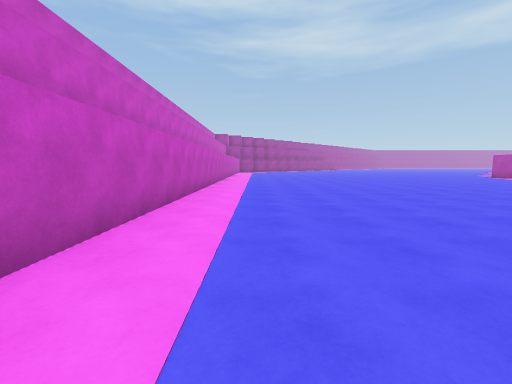
View 1 (above)

18 first-person views from a walk through a scene from a Unity 3-D project. The camera is 1.4 m above the floor, tilts 6° down and sees 90° across. The floor is counted in squares, 2 m on a side. Each view is taken from the middle of a square. On the plan, view 1 faces up. The plan holds only what a view shows up to about 9 squares ahead; the rest is blank. The place goes on beyond the plan. The player character is not drawn. Surface patterns are stand-ins for the level's own textures.

View 2
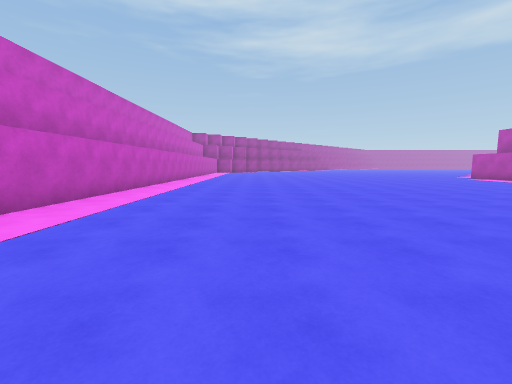

View 3
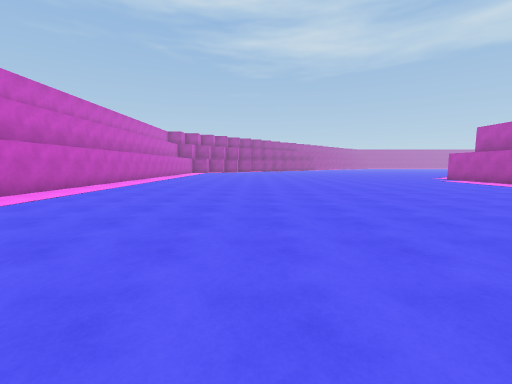

View 4
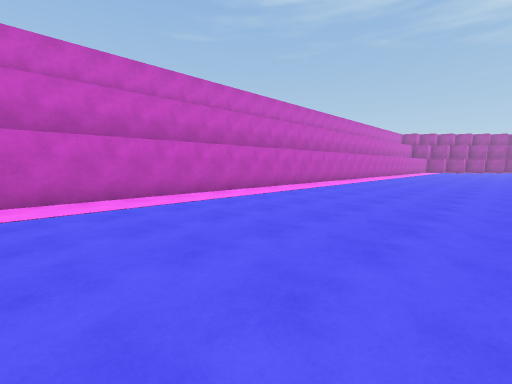

View 5
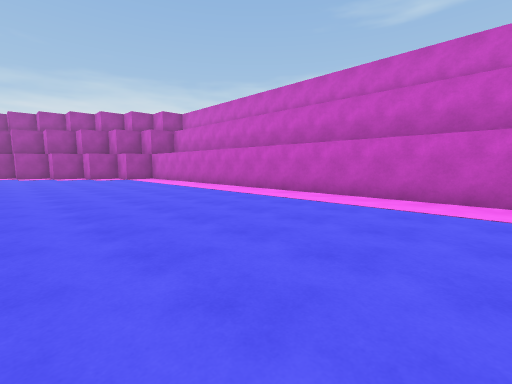

View 6
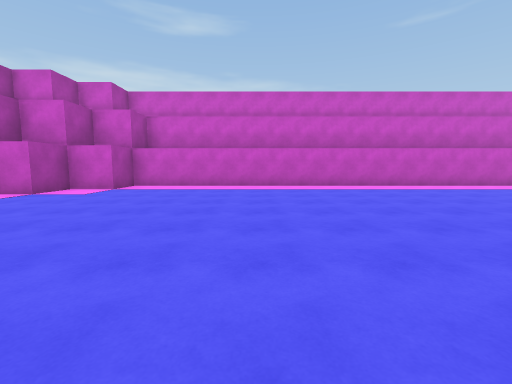

View 7
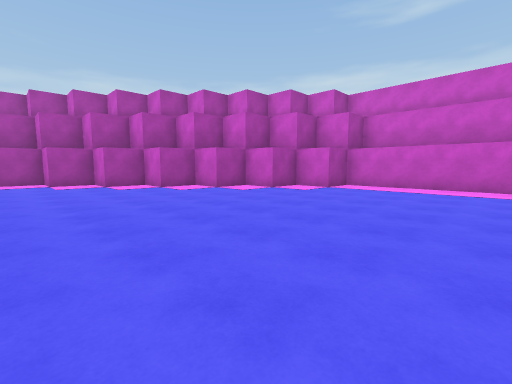

View 8
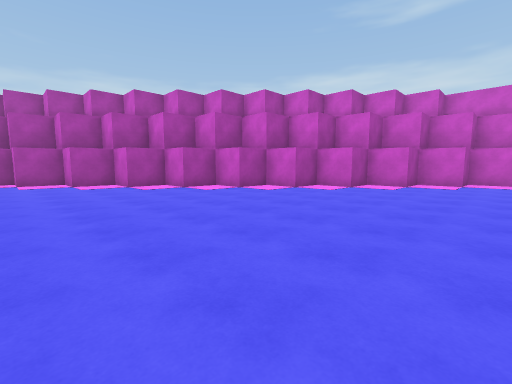

View 9
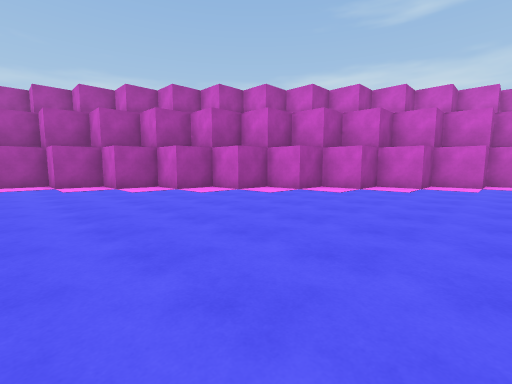

View 10
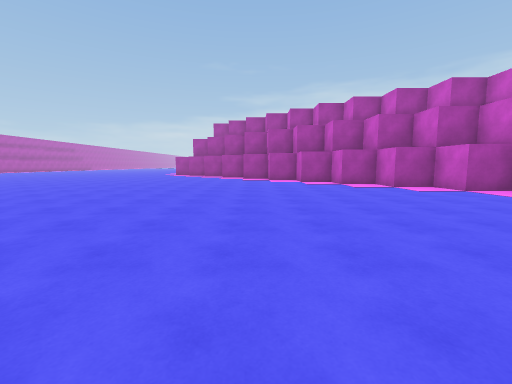

View 11
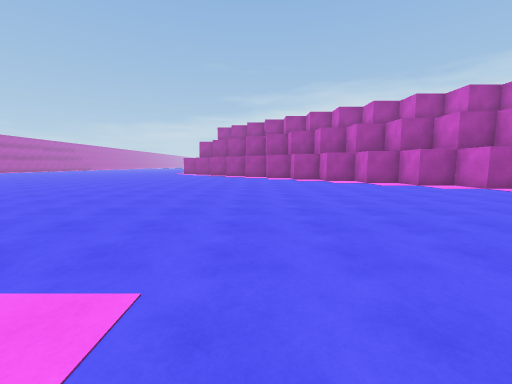

View 12
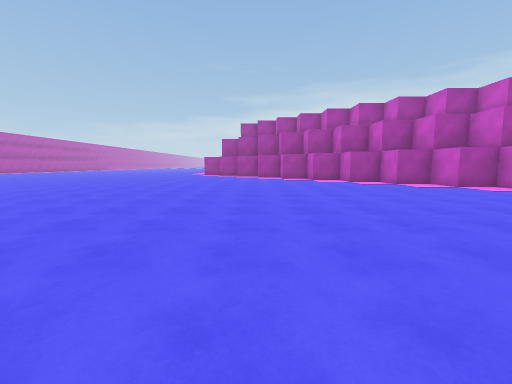

View 13
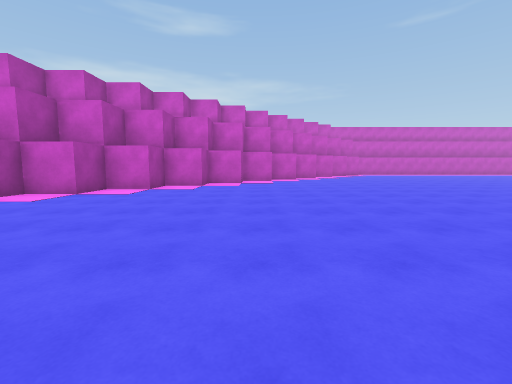

View 14
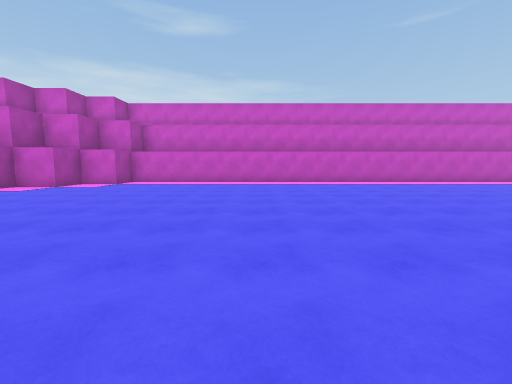

View 15
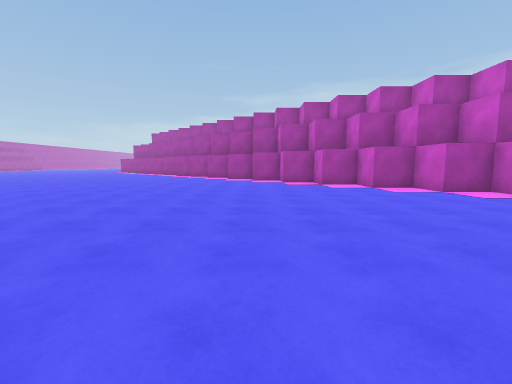

View 16
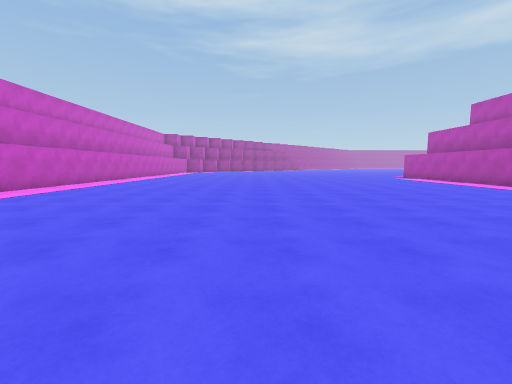

View 17
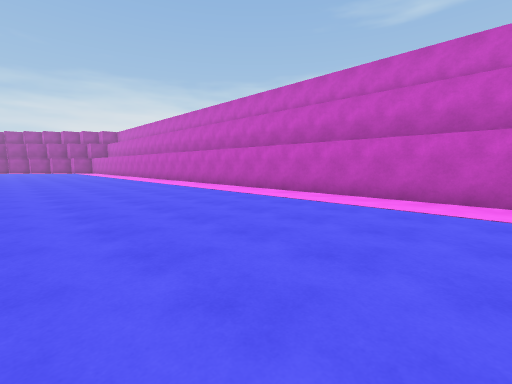

View 18
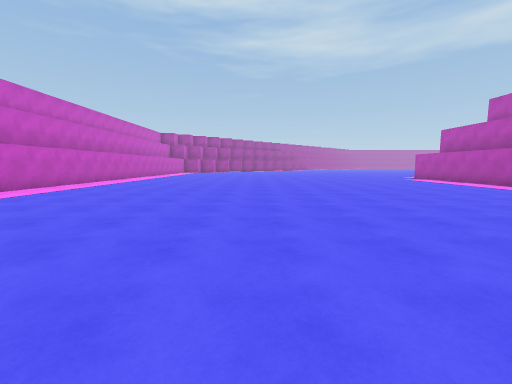

### Floor plan
Points are (right, up) in squares from view 1. A wall is a line through its corners. A room is listed if a view was taken in it or the views show most of it. See-through windows are left out.
Room 1 (views 1, 2, 3, 4, 5, 6, 7, 8, 9, 10, 11, 12, 13, 14, 15, 16, 17, 18)
walls: (13.4, 8.4) (13.4, 10.1); (-1.6, 11.1) (-1.6, -14.1) (-0.3, -14.1) (-0.3, -15.3) (0.9, -15.3) (0.9, -16.6) (2.2, -16.6) (2.2, -17.8) (3.4, -17.8) (3.4, -19.1) (4.7, -19.1) (4.7, -20.3) (5.9, -20.3) (5.9, -21.6) (7.1, -21.6) (7.1, -22.8) (8.4, -22.8) (8.4, -24.1) (9.6, -24.1) (9.6, -25.3) (10.1, -25.3)

Positions as (right, up) in squares from view 1, and headings:
1: (0, 0), facing up
2: (2, 1), facing up
3: (4, 2), facing up
4: (4, -3), facing up-left
5: (4, -1), facing down-left
6: (7, -10), facing left
7: (7, -10), facing down-left
8: (10, -13), facing down-left
9: (12, -16), facing down-left
10: (14, -16), facing down
11: (14, -14), facing down
12: (16, -16), facing down
13: (17, -21), facing left
14: (9, -9), facing left
15: (7, -10), facing down
16: (5, 0), facing up
17: (4, 11), facing down-left
18: (5, 1), facing up
